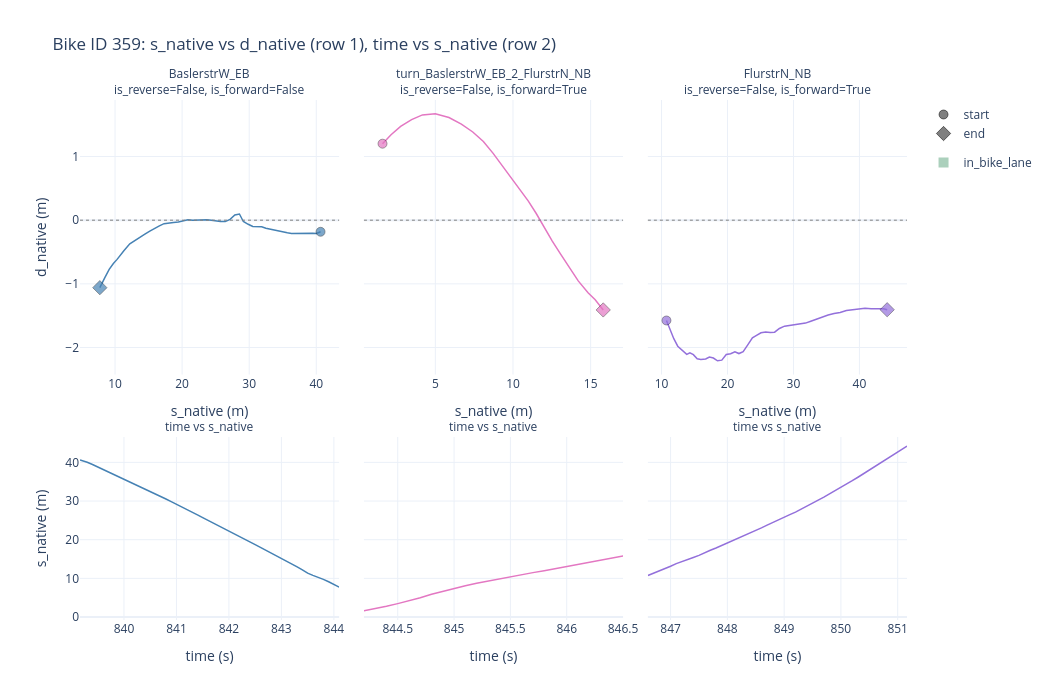

The notebook cell saved with this chart:
### Markdown cell above
### Plot C: per-segment breakdown (s_native / d_native and time)

Facets the trajectory by `segment_id`. Top row shows the path shape per segment; bottom row shows how quickly the bike moved through each. Circle/diamond markers denote the start/end of each segment to indicate direction of travel.

### Code cell
from plotly.subplots import make_subplots

segments = list(bike_df['segment_id'].unique())
n = len(segments)

def _subplot_title(seg_key, grp):
    is_rev = grp['is_reverse'].iloc[0] if 'is_reverse' in grp else 'NA'
    seg_entry = segment_registry.get(seg_key, {})
    is_fwd = seg_entry.get('is_forward', 'NA')
    return f'{seg_key}<br>is_reverse={is_rev}, is_forward={is_fwd}'

# subplot_titles is filled row-major: all of row 1, then all of row 2
row1_titles = [
    _subplot_title(seg, bike_df[bike_df['segment_id'] == seg])
    for seg in segments
]
row2_titles = ['time vs s_native'] * n

fig = make_subplots(
    rows=2, cols=n,
    subplot_titles=row1_titles + row2_titles,
    shared_yaxes=True,          # applies within each row independently
    horizontal_spacing=0.03,
    vertical_spacing=0.12,
    row_heights=[0.6, 0.4],
)
fig.update_annotations(font_size=12)

for i, key in enumerate(segments, start=1):
    grp = bike_df[bike_df['segment_id'] == key].sort_values('time')

    geom_key = key.split('_')[0]
    if geom_key in geom_color_map:
        col = geom_color_map[geom_key]
    elif key in turn_colors:
        col = turn_colors[key]
    else:
        col = 'gray'

    # --- in_bike_lane contiguous blocks, within this segment's rows ----
    in_lane = (grp['in_bike_lane'] == 1)
    block_id = (in_lane != in_lane.shift()).cumsum()
    lane_blocks = (
        grp[in_lane]
        .groupby(block_id[in_lane])
        .agg(s_min=('s_native', 'min'), s_max=('s_native', 'max'),
             t_min=('time', 'min'), t_max=('time', 'max'))
    )

    # --- row 1: s_native vs d_native (line) --------------------------
    for _, row in lane_blocks.iterrows():
        fig.add_vrect(
            x0=row['s_min'], x1=row['s_max'],
            fillcolor='seagreen', opacity=0.12,
            line_width=0, layer='below',
            row=1, col=i,
        )
    fig.add_trace(
        go.Scatter(
            x=grp['s_native'], y=grp['d_native'],
            mode='lines',
            name=str(key),
            line=dict(width=1.5, color=col),
            showlegend=False,
            hovertemplate=(
                f'segment_id={key}<br>'
                's_native=%{x:.2f}, d_native=%{y:.2f}<br>'
                'time=%{customdata:.2f}<extra></extra>'
            ),
            customdata=grp['time'],
        ),
        row=1, col=i,
    )

    # start / end markers, to show direction
    ends = grp.iloc[[0, -1]]
    fig.add_trace(
        go.Scatter(
            x=ends['s_native'], y=ends['d_native'],
            mode='markers',
            marker=dict(
                size=[9, 11],
                color=col,
                symbol=['circle', 'diamond'],
                line=dict(color='black', width=0.5),
            ),
            name=str(key),
            showlegend=False,
            hovertemplate=(
                f'segment_id={key}<br>'
                '%{text}<br>'
                's_native=%{x:.2f}, d_native=%{y:.2f}<br>'
                'time=%{customdata:.2f}<extra></extra>'
            ),
            text=['start', 'end'],
            customdata=ends['time'],
        ),
        row=1, col=i,
    )

    fig.add_hline(y=0, line=dict(color='gray', width=1, dash='dot'),
                  row=1, col=i)

    fig.update_xaxes(title_text='s_native (m)', row=1, col=i)
    if i == 1:
        fig.update_yaxes(title_text='d_native (m)', row=1, col=i)

    # --- row 2: time vs s_native (line) -------------------------------
    for _, row in lane_blocks.iterrows():
        fig.add_vrect(
            x0=row['t_min'], x1=row['t_max'],
            fillcolor='seagreen', opacity=0.12,
            line_width=0, layer='below',
            row=2, col=i,
        )
    fig.add_trace(
        go.Scatter(
            x=grp['time'], y=grp['s_native'],
            mode='lines',
            name=str(key),
            line=dict(width=1.5, color=col),
            showlegend=False,
            hovertemplate=(
                f'segment_id={key}<br>'
                'time=%{x:.2f}, s_native=%{y:.2f}<extra></extra>'
            ),
        ),
        row=2, col=i,
    )

    fig.update_xaxes(title_text='time (s)', row=2, col=i)
    if i == 1:
        fig.update_yaxes(title_text='s_native (m)', row=2, col=i)

# --- legend entries for start/end markers -------------------------------
fig.add_trace(go.Scatter(
    x=[None], y=[None], mode='markers',
    marker=dict(size=9, color='gray', symbol='circle',
                line=dict(color='black', width=0.5)),
    name='start',
    legendgroup='start_end',
    showlegend=True,
))
fig.add_trace(go.Scatter(
    x=[None], y=[None], mode='markers',
    marker=dict(size=11, color='gray', symbol='diamond',
                line=dict(color='black', width=0.5)),
    name='end',
    legendgroup='start_end',
    showlegend=True,
))
fig.add_trace(go.Scatter(
    x=[None], y=[None], mode='markers',
    marker=dict(size=10, color='seagreen', opacity=0.4, symbol='square'),
    name='in_bike_lane',
    showlegend=True,
))

fig.update_layout(
    title=f'Bike ID {bike_id}: s_native vs d_native (row 1), time vs s_native (row 2)',
    template='plotly_white',
    height=700,
    width=350 * n,
    showlegend=True,
)
fig

### Figure 1 — Plotly figure (JSON) as saved in the notebook; plotly's stock layout.template omitted (floating-point values rounded to 4 significant figures)
{"data": [{"customdata": [839.2, 839.2, 839.3, 839.4, 839.5, 839.6, 839.7, 839.8, 839.9, 840.0, 840.1, 840.2, 840.3, 840.4, 840.5, 840.6, 840.7, 840.8, 840.9, 841.0, 841.1, 841.2, 841.3, 841.4, 841.5, 841.6, 841.7, 841.8, 841.9, 842.0, 842.1, 842.2, 842.3, 842.4, 842.5, 842.6, 842.7, 842.8, 842.9, 843.0, 843.1, 843.2, 843.3, 843.4, 843.5, 843.6, 843.7, 843.8, 843.9, 844.0, 844.1], "hovertemplate": "segment_id=BaslerstrW_EB<br>s_native=%{x:.2f}, d_native=%{y:.2f}<br>time=%{customdata:.2f}<extra></extra>", "line": {"color": "steelblue", "width": 1.5}, "mode": "lines", "name": "BaslerstrW_EB", "showlegend": false, "type": "scatter", "x": [40.64, 40.51, 40.04, 39.46, 38.84, 38.21, 37.57, 36.93, 36.31, 35.69, 35.05, 34.41, 33.77, 33.13, 32.49, 31.86, 31.2, 30.53, 29.85, 29.13, 28.54, 27.86, 27.15, 26.43, 25.72, 25.04, 24.36, 23.68, 22.99, 22.29, 21.58, 20.86, 20.16, 19.44, 18.71, 18.0, 17.31, 16.61, 15.91, 15.18, 14.45, 13.71, 12.97, 12.2, 11.34, 10.78, 10.31, 9.751, 9.126, 8.479, 7.731], "xaxis": "x", "y": [-0.1822, -0.188, -0.2074, -0.2059, -0.2064, -0.2142, -0.2129, -0.2134, -0.2084, -0.1991, -0.1838, -0.1685, -0.1595, -0.1476, -0.1254, -0.1041, -0.1033, -0.0989, -0.06445, -0.02116, 0.09706, 0.08228, 0.01356, -0.02218, -0.01989, -0.007038, -0.002914, 0.005133, 3.74e-05, -0.008434, -0.002153, 0.00759, -0.01053, -0.02814, -0.0354, -0.04041, -0.05504, -0.08947, -0.1269, -0.1726, -0.2201, -0.268, -0.3165, -0.3716, -0.4756, -0.5595, -0.6159, -0.6798, -0.7726, -0.901, -1.06], "yaxis": "y"}, {"customdata": [839.2, 844.1], "hovertemplate": "segment_id=BaslerstrW_EB<br>%{text}<br>s_native=%{x:.2f}, d_native=%{y:.2f}<br>time=%{customdata:.2f}<extra></extra>", "marker": {"color": "steelblue", "line": {"color": "black", "width": 0.5}, "size": [9, 11], "symbol": ["circle", "diamond"]}, "mode": "markers", "name": "BaslerstrW_EB", "showlegend": false, "text": ["start", "end"], "type": "scatter", "x": [40.64, 7.731], "xaxis": "x", "y": [-0.1822, -1.06], "yaxis": "y"}, {"hovertemplate": "segment_id=BaslerstrW_EB<br>time=%{x:.2f}, s_native=%{y:.2f}<extra></extra>", "line": {"color": "steelblue", "width": 1.5}, "mode": "lines", "name": "BaslerstrW_EB", "showlegend": false, "type": "scatter", "x": [839.2, 839.2, 839.3, 839.4, 839.5, 839.6, 839.7, 839.8, 839.9, 840.0, 840.1, 840.2, 840.3, 840.4, 840.5, 840.6, 840.7, 840.8, 840.9, 841.0, 841.1, 841.2, 841.3, 841.4, 841.5, 841.6, 841.7, 841.8, 841.9, 842.0, 842.1, 842.2, 842.3, 842.4, 842.5, 842.6, 842.7, 842.8, 842.9, 843.0, 843.1, 843.2, 843.3, 843.4, 843.5, 843.6, 843.7, 843.8, 843.9, 844.0, 844.1], "xaxis": "x4", "y": [40.64, 40.51, 40.04, 39.46, 38.84, 38.21, 37.57, 36.93, 36.31, 35.69, 35.05, 34.41, 33.77, 33.13, 32.49, 31.86, 31.2, 30.53, 29.85, 29.13, 28.54, 27.86, 27.15, 26.43, 25.72, 25.04, 24.36, 23.68, 22.99, 22.29, 21.58, 20.86, 20.16, 19.44, 18.71, 18.0, 17.31, 16.61, 15.91, 15.18, 14.45, 13.71, 12.97, 12.2, 11.34, 10.78, 10.31, 9.751, 9.126, 8.479, 7.731], "yaxis": "y4"}, {"customdata": [844.2, 844.3, 844.4, 844.5, 844.6, 844.7, 844.8, 844.9, 845.0, 845.1, 845.2, 845.3, 845.4, 845.5, 845.6, 845.7, 845.8, 845.9, 846.0, 846.1, 846.2, 846.3, 846.4, 846.5], "hovertemplate": "segment_id=turn_BaslerstrW_EB_2_FlurstrN_NB<br>s_native=%{x:.2f}, d_native=%{y:.2f}<br>time=%{customdata:.2f}<extra></extra>", "line": {"color": "#e377c2", "width": 1.5}, "mode": "lines", "name": "turn_BaslerstrW_EB_2_FlurstrN_NB", "showlegend": false, "type": "scatter", "x": [1.599, 2.148, 2.766, 3.471, 4.168, 4.998, 5.877, 6.676, 7.41, 8.093, 8.722, 9.314, 9.896, 10.45, 10.98, 11.49, 11.99, 12.53, 13.07, 13.6, 14.2, 14.83, 15.29, 15.81], "xaxis": "x2", "y": [1.201, 1.341, 1.472, 1.579, 1.653, 1.672, 1.612, 1.509, 1.385, 1.235, 1.049, 0.8538, 0.6548, 0.4777, 0.3032, 0.1088, -0.1042, -0.328, -0.5321, -0.7407, -0.9533, -1.139, -1.249, -1.41], "yaxis": "y2"}, {"customdata": [844.2, 846.5], "hovertemplate": "segment_id=turn_BaslerstrW_EB_2_FlurstrN_NB<br>%{text}<br>s_native=%{x:.2f}, d_native=%{y:.2f}<br>time=%{customdata:.2f}<extra></extra>", "marker": {"color": "#e377c2", "line": {"color": "black", "width": 0.5}, "size": [9, 11], "symbol": ["circle", "diamond"]}, "mode": "markers", "name": "turn_BaslerstrW_EB_2_FlurstrN_NB", "showlegend": false, "text": ["start", "end"], "type": "scatter", "x": [1.599, 15.81], "xaxis": "x2", "y": [1.201, -1.41], "yaxis": "y2"}, {"hovertemplate": "segment_id=turn_BaslerstrW_EB_2_FlurstrN_NB<br>time=%{x:.2f}, s_native=%{y:.2f}<extra></extra>", "line": {"color": "#e377c2", "width": 1.5}, "mode": "lines", "name": "turn_BaslerstrW_EB_2_FlurstrN_NB", "showlegend": false, "type": "scatter", "x": [844.2, 844.3, 844.4, 844.5, 844.6, 844.7, 844.8, 844.9, 845.0, 845.1, 845.2, 845.3, 845.4, 845.5, 845.6, 845.7, 845.8, 845.9, 846.0, 846.1, 846.2, 846.3, 846.4, 846.5], "xaxis": "x5", "y": [1.599, 2.148, 2.766, 3.471, 4.168, 4.998, 5.877, 6.676, 7.41, 8.093, 8.722, 9.314, 9.896, 10.45, 10.98, 11.49, 11.99, 12.53, 13.07, 13.6, 14.2, 14.83, 15.29, 15.81], "yaxis": "y5"}, {"customdata": [846.6, 846.7, 846.8, 846.9, 847.0, 847.1, 847.2, 847.3, 847.4, 847.5, 847.6, 847.7, 847.8, 847.9, 848.0, 848.1, 848.2, 848.3, 848.4, 848.5, 848.6, 848.7, 848.8, 848.9, 849.0, 849.1, 849.2, 849.3, 849.4, 849.5, 849.6, 849.7, 849.8, 849.9, 850.0, 850.1, 850.2, 850.3, 850.4, 850.5, 850.6, 850.7, 850.8, 850.9, 851.0, 851.1, 851.2], "hovertemplate": "segment_id=FlurstrN_NB<br>s_native=%{x:.2f}, d_native=%{y:.2f}<br>time=%{customdata:.2f}<extra></extra>", "line": {"color": "mediumpurple", "width": 1.5}, "mode": "lines", "name": "FlurstrN_NB", "showlegend": false, "type": "scatter", "x": [10.74, 11.3, 11.86, 12.46, 13.14, 13.82, 14.3, 14.83, 15.4, 15.96, 16.69, 17.26, 17.86, 18.48, 19.13, 19.81, 20.47, 21.12, 21.73, 22.37, 23.07, 23.77, 24.4, 25.07, 25.79, 26.48, 27.14, 27.87, 28.65, 29.46, 30.22, 31.02, 31.83, 32.63, 33.5, 34.37, 35.26, 36.16, 37.08, 38.02, 38.97, 39.92, 40.85, 41.78, 42.7, 43.63, 44.21], "xaxis": "x3", "y": [-1.575, -1.727, -1.861, -1.979, -2.051, -2.108, -2.084, -2.111, -2.178, -2.188, -2.181, -2.15, -2.165, -2.209, -2.198, -2.11, -2.098, -2.066, -2.095, -2.066, -1.959, -1.847, -1.808, -1.768, -1.755, -1.764, -1.759, -1.701, -1.665, -1.651, -1.644, -1.635, -1.616, -1.586, -1.552, -1.524, -1.49, -1.466, -1.448, -1.418, -1.407, -1.395, -1.385, -1.391, -1.387, -1.391, -1.406], "yaxis": "y3"}, {"customdata": [846.6, 851.2], "hovertemplate": "segment_id=FlurstrN_NB<br>%{text}<br>s_native=%{x:.2f}, d_native=%{y:.2f}<br>time=%{customdata:.2f}<extra></extra>", "marker": {"color": "mediumpurple", "line": {"color": "black", "width": 0.5}, "size": [9, 11], "symbol": ["circle", "diamond"]}, "mode": "markers", "name": "FlurstrN_NB", "showlegend": false, "text": ["start", "end"], "type": "scatter", "x": [10.74, 44.21], "xaxis": "x3", "y": [-1.575, -1.406], "yaxis": "y3"}, {"hovertemplate": "segment_id=FlurstrN_NB<br>time=%{x:.2f}, s_native=%{y:.2f}<extra></extra>", "line": {"color": "mediumpurple", "width": 1.5}, "mode": "lines", "name": "FlurstrN_NB", "showlegend": false, "type": "scatter", "x": [846.6, 846.7, 846.8, 846.9, 847.0, 847.1, 847.2, 847.3, 847.4, 847.5, 847.6, 847.7, 847.8, 847.9, 848.0, 848.1, 848.2, 848.3, 848.4, 848.5, 848.6, 848.7, 848.8, 848.9, 849.0, 849.1, 849.2, 849.3, 849.4, 849.5, 849.6, 849.7, 849.8, 849.9, 850.0, 850.1, 850.2, 850.3, 850.4, 850.5, 850.6, 850.7, 850.8, 850.9, 851.0, 851.1, 851.2], "xaxis": "x6", "y": [10.74, 11.3, 11.86, 12.46, 13.14, 13.82, 14.3, 14.83, 15.4, 15.96, 16.69, 17.26, 17.86, 18.48, 19.13, 19.81, 20.47, 21.12, 21.73, 22.37, 23.07, 23.77, 24.4, 25.07, 25.79, 26.48, 27.14, 27.87, 28.65, 29.46, 30.22, 31.02, 31.83, 32.63, 33.5, 34.37, 35.26, 36.16, 37.08, 38.02, 38.97, 39.92, 40.85, 41.78, 42.7, 43.63, 44.21], "yaxis": "y6"}, {"legendgroup": "start_end", "marker": {"color": "gray", "line": {"color": "black", "width": 0.5}, "size": 9, "symbol": "circle"}, "mode": "markers", "name": "start", "showlegend": true, "type": "scatter", "x": [null], "y": [null]}, {"legendgroup": "start_end", "marker": {"color": "gray", "line": {"color": "black", "width": 0.5}, "size": 11, "symbol": "diamond"}, "mode": "markers", "name": "end", "showlegend": true, "type": "scatter", "x": [null], "y": [null]}, {"marker": {"color": "seagreen", "opacity": 0.4, "size": 10, "symbol": "square"}, "mode": "markers", "name": "in_bike_lane", "showlegend": true, "type": "scatter", "x": [null], "y": [null]}], "layout": {"annotations": [{"font": {"size": 12}, "showarrow": false, "text": "BaslerstrW_EB<br>is_reverse=False, is_forward=False", "x": 0.1567, "xanchor": "center", "xref": "paper", "y": 1, "yanchor": "bottom", "yref": "paper"}, {"font": {"size": 12}, "showarrow": false, "text": "turn_BaslerstrW_EB_2_FlurstrN_NB<br>is_reverse=False, is_forward=True", "x": 0.5, "xanchor": "center", "xref": "paper", "y": 1, "yanchor": "bottom", "yref": "paper"}, {"font": {"size": 12}, "showarrow": false, "text": "FlurstrN_NB<br>is_reverse=False, is_forward=True", "x": 0.8433, "xanchor": "center", "xref": "paper", "y": 1, "yanchor": "bottom", "yref": "paper"}, {"font": {"size": 12}, "showarrow": false, "text": "time vs s_native", "x": 0.1567, "xanchor": "center", "xref": "paper", "y": 0.352, "yanchor": "bottom", "yref": "paper"}, {"font": {"size": 12}, "showarrow": false, "text": "time vs s_native", "x": 0.5, "xanchor": "center", "xref": "paper", "y": 0.352, "yanchor": "bottom", "yref": "paper"}, {"font": {"size": 12}, "showarrow": false, "text": "time vs s_native", "x": 0.8433, "xanchor": "center", "xref": "paper", "y": 0.352, "yanchor": "bottom", "yref": "paper"}], "height": 700, "shapes": [{"line": {"color": "gray", "dash": "dot", "width": 1}, "type": "line", "x0": 0, "x1": 1, "xref": "x domain", "y0": 0, "y1": 0, "yref": "y"}, {"line": {"color": "gray", "dash": "dot", "width": 1}, "type": "line", "x0": 0, "x1": 1, "xref": "x2 domain", "y0": 0, "y1": 0, "yref": "y2"}, {"line": {"color": "gray", "dash": "dot", "width": 1}, "type": "line", "x0": 0, "x1": 1, "xref": "x3 domain", "y0": 0, "y1": 0, "yref": "y3"}], "showlegend": true, "title": {"text": "Bike ID 359: s_native vs d_native (row 1), time vs s_native (row 2)"}, "width": 1050, "xaxis": {"anchor": "y", "domain": [0, 0.3133], "title": {"text": "s_native (m)"}}, "xaxis2": {"anchor": "y2", "domain": [0.3433, 0.6567], "title": {"text": "s_native (m)"}}, "xaxis3": {"anchor": "y3", "domain": [0.6867, 1.0], "title": {"text": "s_native (m)"}}, "xaxis4": {"anchor": "y4", "domain": [0, 0.3133], "title": {"text": "time (s)"}}, "xaxis5": {"anchor": "y5", "domain": [0.3433, 0.6567], "title": {"text": "time (s)"}}, "xaxis6": {"anchor": "y6", "domain": [0.6867, 1.0], "title": {"text": "time (s)"}}, "yaxis": {"anchor": "x", "domain": [0.472, 1], "title": {"text": "d_native (m)"}}, "yaxis2": {"anchor": "x2", "domain": [0.472, 1], "matches": "y", "showticklabels": false}, "yaxis3": {"anchor": "x3", "domain": [0.472, 1], "matches": "y", "showticklabels": false}, "yaxis4": {"anchor": "x4", "domain": [0, 0.352], "title": {"text": "s_native (m)"}}, "yaxis5": {"anchor": "x5", "domain": [0, 0.352], "matches": "y4", "showticklabels": false}, "yaxis6": {"anchor": "x6", "domain": [0, 0.352], "matches": "y4", "showticklabels": false}}}
